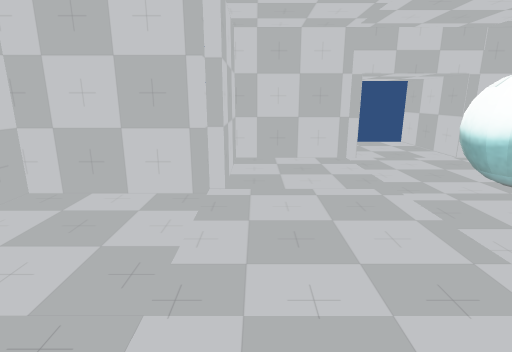
View 1 (above)

12 first-person views from a walk through a 3-D level made in the Unity game engine. The camera is 1.4 m above the floor, tilts 14° down and sees 80° across. The floor is counted in squares, 0.5 m on a side. Each view is taken from the middle of a square. On the plan, view 1 faces up. The plan holds only what a view shows up to about 20 squares ahead; the rest is blank. Door leaves are left out, so doorways stand open. Some surface patterns are stand-ins.

View 2
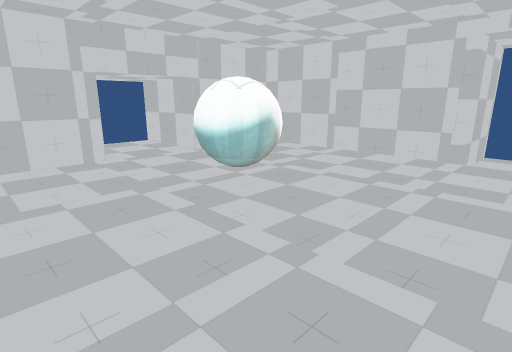

View 3
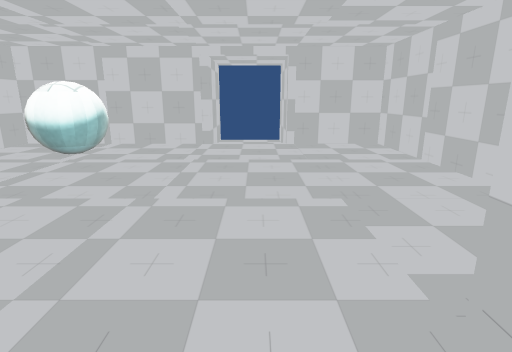

View 4
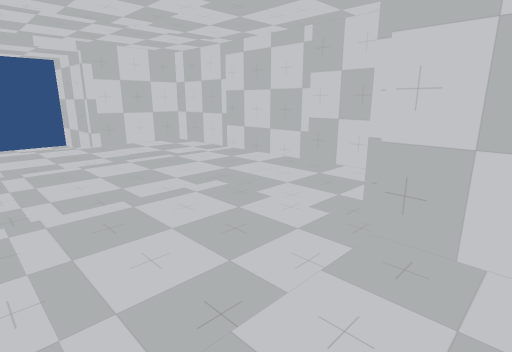

View 5
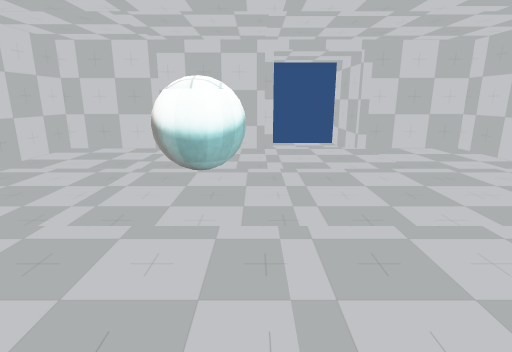

View 6
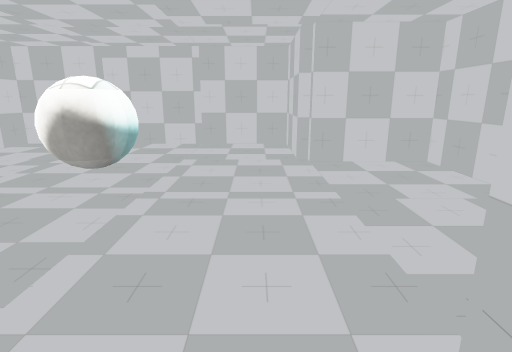

View 7
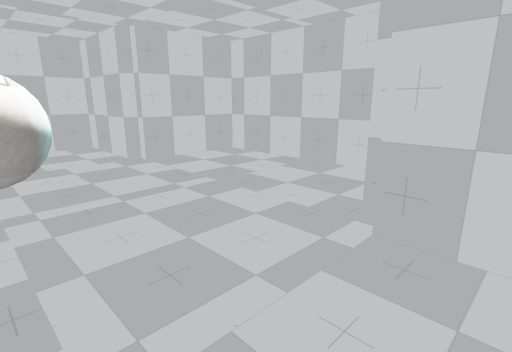

View 8
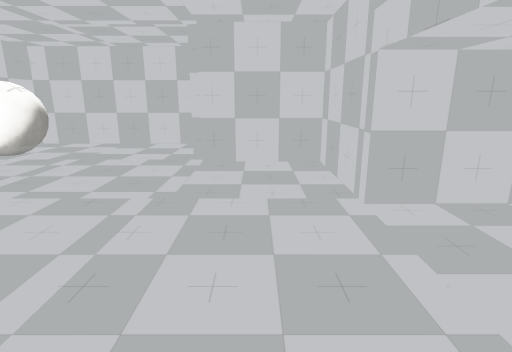

View 9
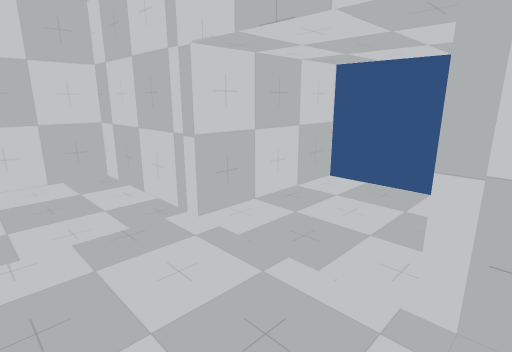

View 10
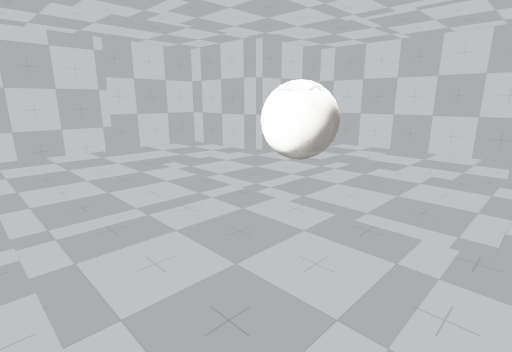

View 11
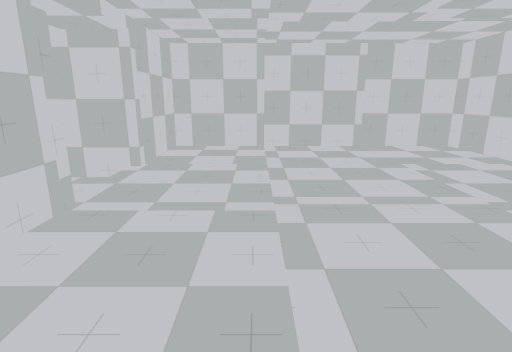

View 12
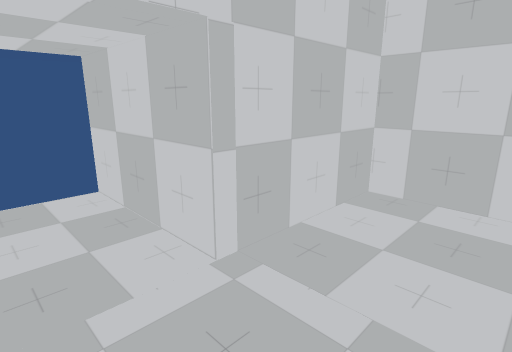

### Floor plan
Points are (right, up) in squares from view 1. A wall is a line through its corners. A room is listed if a view was taken in it or the views show most of it. See-through windows are left out.
Room 1 (views 1, 2, 3, 4, 5, 6, 7, 8, 9, 10, 11, 12)
walls: (16, 3) (16, 3.6); (16, 9.4) (16, 15) (10, 15) (10, 21); (10.4, -8) (16, -8) (16, -2); (5, 21.1) (5, 15) (-1, 15) (-1, 9.5) (-1.5, 9.5) (-1.5, 9) (-7, 9) (-7, -2) (-1.5, -2) (-1.5, -2.5) (-1, -2.5) (-1, -8) (4.5, -8)
ways out: open door at (16, 0.5)
objects: other object (4, 4) to (6, 6); other object (5, -8) to (10, -8); other object (16, 4) to (16, 9)

Positions as (right, up) in squares from view 1, and headings:
1: (0, 0), facing up
2: (0, 0), facing up-right
3: (-4, 0), facing right
4: (-4, 4), facing down-right
5: (-2, 4), facing right
6: (1, 12), facing down
7: (5, 12), facing down-left
8: (13, 12), facing left
9: (11, 11), facing up-left
10: (11, 10), facing down-left
11: (11, 11), facing down
12: (7, 11), facing up-right
